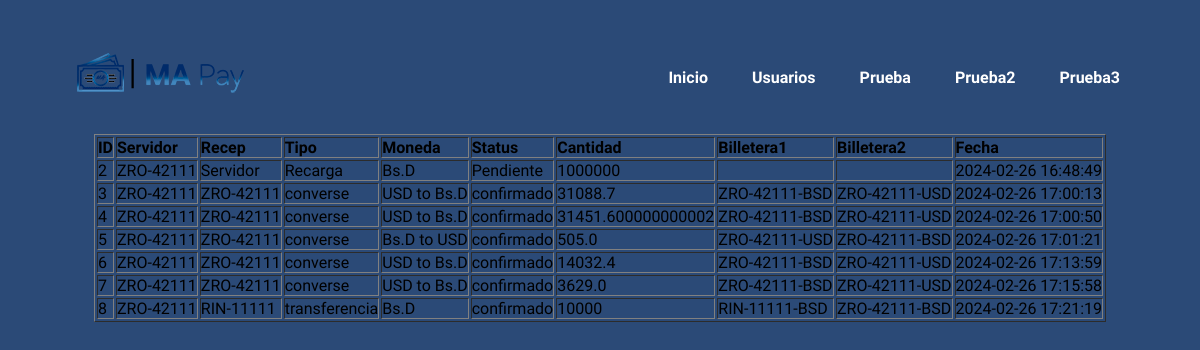
Screenshot of /Página/Transacz.php with the database file from the repository.
### tables this page shows
CREATE TABLE `historial` (
  `ID` int(11) NOT NULL,
  `servidor` text NOT NULL,
  `recep` text NOT NULL,
  `tipo` text NOT NULL,
  `moneda` text NOT NULL,
  `status` text NOT NULL,
  `cantidad` text NOT NULL,
  `billetera1` text NOT NULL,
  `billetera2` text NOT NULL,
  `fecha` timestamp NOT NULL DEFAULT current_timestamp() ON UPDATE current_timestamp()
);

### Página/Transacz.php (the view, shortened to what this page needs)
<!DOCTYPE html>
<html lang="es">
<head>
    <link href='https://unpkg.com/boxicons@2.1.4/css/boxicons.min.css' rel='stylesheet'>
    <link rel="stylesheet" href="stilou.css">
</head>
    <body>
        <header>
            <nav>
                    <img src="logo1.png">
                <ul>
                    <li><a href="Menu.html">Inicio</a></li>
                    <li><a href="Users.php">Usuarios</a></li>
                    <li><a href="#">Prueba</a></li>
                    <li><a href="#">Prueba2</a></li>
                    <li><a href="#">Prueba3</a></li>
                </ul>
            </nav>
        </header>
<center>
<?php
include ("conex.php");
    $query="SELECT * FROM historial";
    $resul=mysqli_query($link, $query);
    echo "<table border>
    <tr>
    <td><b>ID</b>
    <td><b>Servidor</td>
    <td><b>Recep</td>
    <td><b>Tipo</td>
    <td><b>Moneda</td>
    <td><b>Status</td>
    <td><b>Cantidad</td>
    <td><b>Billetera1</td>
    <td><b>Billetera2</td>
    <td><b>Fecha</td>
    </tr>";
    while ($dato = mysqli_fetch_array($resul)){
        echo "<tr>";
        echo "<td>".$dato['ID']."</td>";
        echo "<td>".$dato['servidor']."</td>";
        echo "<td>".$dato['recep']."</td>";
        echo "<td>".$dato['tipo']."</td>";
        echo "<td>".$dato['moneda']."</td>";
        echo "<td>".$dato['status']."</td>";
        echo "<td>".$dato['cantidad']."</td>";
        echo "<td>".$dato['billetera1']."</td>";
        echo "<td>".$dato['billetera2']."</td>";
        echo "<td>".$dato['fecha']."</td>";
        echo "</tr>";
    }
    echo "</table>";
?>

### Página/stilou.css (style rules this page uses)
* { font-family: "Sora", sans-serif; margin: 0; padding: 0; box-sizing: border-box; }
body { background-color: #2b4a77; background-position: center; background-size: cover; }
nav { display: flex; align-items: center; justify-content: space-between; padding-top: 20px; padding-left: 5%; padding-right: 5%; font-weight: bold; }
ul li { display: inline-block; padding: 0px 20px; }
a { color: #fff; text-decoration: none; }

### rows the page displays
historial: ID "2", servidor "ZRO-42111", recep "Servidor", tipo "Recarga", moneda "Bs.D", status "Pendiente", cantidad "1000000", fecha "2024-02-26 16:48:49"
historial: ID "3", servidor "ZRO-42111", recep "ZRO-42111", tipo "converse", moneda "USD to Bs.D", status "confirmado", cantidad "31088.7", billetera1 "ZRO-42111-BSD", billetera2 "ZRO-42111-USD", fecha "2024-02-26 17:00:13"
historial: ID "4", servidor "ZRO-42111", recep "ZRO-42111", tipo "converse", moneda "USD to Bs.D", status "confirmado", cantidad "31451.600000000002", billetera1 "ZRO-42111-BSD", billetera2 "ZRO-42111-USD", fecha "2024-02-26 17:00:50"
historial: ID "5", servidor "ZRO-42111", recep "ZRO-42111", tipo "converse", moneda "Bs.D to USD", status "confirmado", cantidad "505.0", billetera1 "ZRO-42111-USD", billetera2 "ZRO-42111-BSD", fecha "2024-02-26 17:01:21"
historial: ID "6", servidor "ZRO-42111", recep "ZRO-42111", tipo "converse", moneda "USD to Bs.D", status "confirmado", cantidad "14032.4", billetera1 "ZRO-42111-BSD", billetera2 "ZRO-42111-USD", fecha "2024-02-26 17:13:59"
historial: ID "7", servidor "ZRO-42111", recep "ZRO-42111", tipo "converse", moneda "USD to Bs.D", status "confirmado", cantidad "3629.0", billetera1 "ZRO-42111-BSD", billetera2 "ZRO-42111-USD", fecha "2024-02-26 17:15:58"
historial: ID "8", servidor "ZRO-42111", recep "RIN-11111", tipo "transferencia", moneda "Bs.D", status "confirmado", cantidad "10000", billetera1 "RIN-11111-BSD", billetera2 "ZRO-42111-BSD", fecha "2024-02-26 17:21:19"
